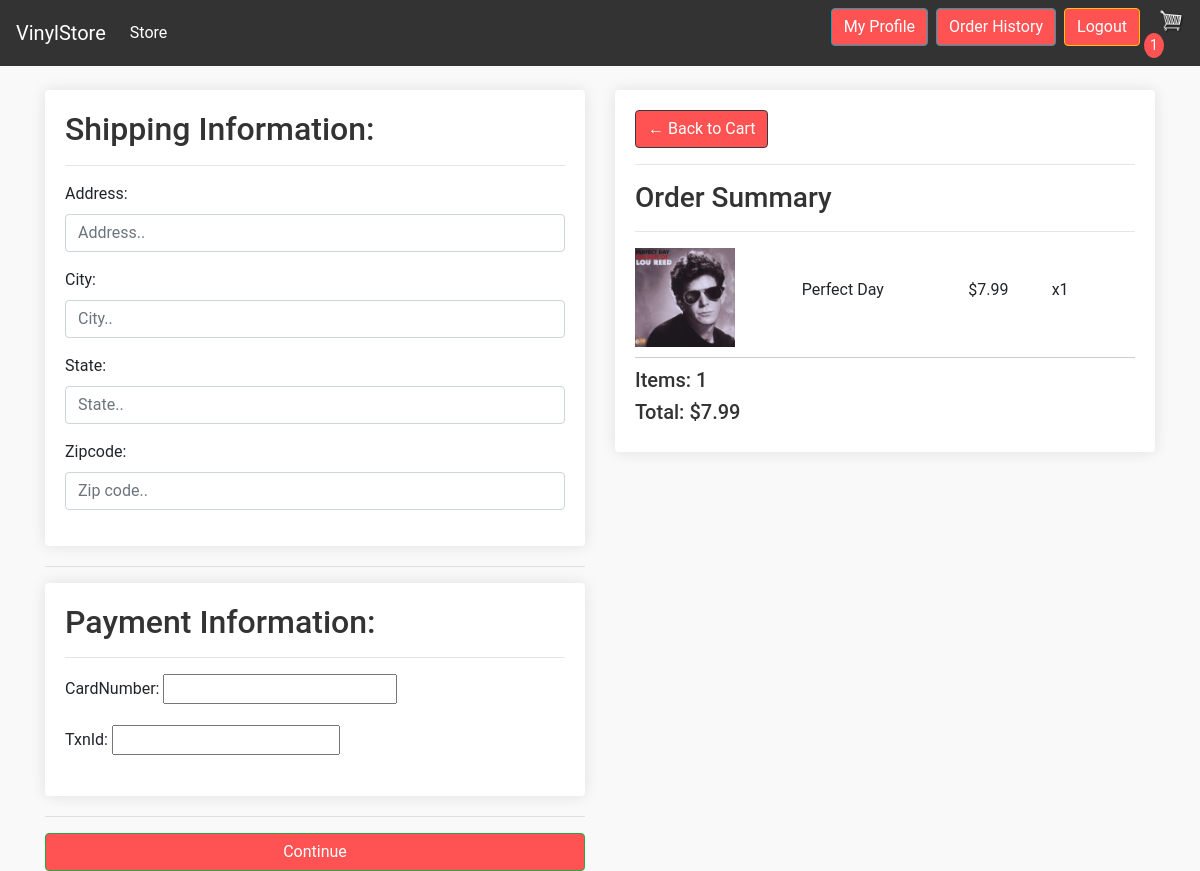
The app's page /checkout/ (signed in) with its own data.
### store/models.py (models this page shows, shortened)
class OrderItem(models.Model):
    product = models.ForeignKey(Product, on_delete=models.SET_NULL, null=True)
    order = models.ForeignKey(Order, on_delete=models.SET_NULL, null=True)
    quantity = models.IntegerField(default=0, null=True, blank=True)
    date_added = models.DateTimeField(auto_now_add=True)
    @property
    def get_total(self):
        total = self.product.price * self.quantity
        return total

class Product(models.Model):
    name = models.CharField(max_length=200)
    author = models.ForeignKey(Author, on_delete=models.SET_NULL, null=True, blank=True)
    categories = models.ForeignKey(Category, on_delete=models.SET_NULL, null=True, blank=True)
    quantity = models.IntegerField(default=0)
    price = models.FloatField()
    image = models.ImageField(null=True, blank=True)
    @property
    def imageURL(self):
        try:
            url = self.image.url
        except:
            url = ''
        return url

class Order(models.Model):
    customer = models.ForeignKey(User, on_delete=models.SET_NULL, null=True, blank=True)
    complete = models.BooleanField(default=False)
    transaction_id = models.CharField(max_length=100, null=True)
    @property
    def get_cart_total(self):
        orderitems = self.orderitem_set.all()
        total = sum([item.get_total for item in orderitems])
        return total
    @property
    def get_cart_items(self):
        orderitems = self.orderitem_set.all()
        total = sum([item.quantity for item in orderitems])
        return total

### store/views.py (the view)
# urls.py: path('checkout/', views.checkout, name="checkout"),
def checkout(request):
    data = cartData(request)
    cartItems = data['cartItems']
    order = data['order']
    items = data['items']
    user = request.user
    for item in items:
        product = item.product
        quantity_in_cart = item.quantity
        if quantity_in_cart > product.quantity:
            messages.error(request, f"{product.name} is out of stock. Please remove it from your cart.")
            return redirect('cart')
    if not items:
        messages.info(request, 'Your cart is empty. Please add some items to proceed.')
        return redirect('cart')
    if request.method == "POST":
        if user.is_authenticated:
            customer = user.customer
            shipping_form = ShippingForm(request.POST)
            payment_form = OrderPaymentForm(request.POST)
            if shipping_form.is_valid() and payment_form.is_valid():
                shipping_address = shipping_form.save(commit=False)
                shipping_address.customer = customer
                shipping_address.order = order
                shipping_address.save()
                payment = payment_form.save(commit=False)
                payment.order = order
                payment.shippingaddress = shipping_address
                payment.save()
                order.checkout()
                return redirect('success')
            else:
                messages.error(request, 'Invalid form data.')
        else:
            messages.error(request, 'You must be logged in to complete the order.')
            return redirect('login')
    else:
        if user.is_authenticated:
            customer = user.customer if hasattr(user, 'customer') else Customer.objects.create(user=user, email=user.email)
        else:
            customer = None
        shipping_form = ShippingForm()
        payment_form = OrderPaymentForm()
        context = {
            'items': items,
            'order': order,
            'cartItems': cartItems,
            'shipping_form': shipping_form,
            'payment_form': payment_form,
        }
        return render(request, 'store/checkout.html', context)

### store/forms.py
class ShippingForm(forms.ModelForm):
    class Meta:
        model = ShippingAddress
        fields = ['address', 'city', 'state', 'zipcode']
        widgets = {
            'address': forms.TextInput(attrs={'class': 'form-control', 'placeholder': 'Address..'}),
            'city': forms.TextInput(attrs={'class': 'form-control', 'placeholder': 'City..'}),
            'state': forms.TextInput(attrs={'class': 'form-control', 'placeholder': 'State..'}),
            'zipcode': forms.TextInput(attrs={'class': 'form-control', 'placeholder': 'Zip code..'})
        }

class OrderPaymentForm(forms.ModelForm):
    class Meta:
        model = OrderPayment
        fields = ['cardNumber', 'txnId']

### store/utils.py (called while the page is built)
def cartData(request):
    if request.user.is_authenticated:
        order, created = Order.objects.get_or_create(customer=request.user, complete=False)
        items = order.orderitem_set.all()
        cartItems = order.get_cart_items
    else:
        customer = None
        cookie_data = cookieCart(request)
        cartItems = cookie_data['cartItems']
        order = cookie_data['order']
        items = cookie_data['items']
    return {'cartItems': cartItems, 'order': order, 'items': items}

### store/templates/store/checkout.html (shortened to what this page needs)
{% extends 'store/main.html' %}
{% load static %}
{% block content %}
<div class="row">
    <div class="col-md-6">
        <form method="post">
            <div class="box-element" id="shipping-info">
                <h2>Shipping Information:</h2>
                <hr>
                {{ shipping_form.as_p }}
            </div>
            <hr>
            <div class="box-element" id="payment-info">
                <h2>Payment Information:</h2>
                <hr>
                {{ payment_form.as_p }}
            </div>
            <hr>
            <input id="form-button" class="btn btn-success btn-block" type="submit" value="Continue">
        </form>
    </div>
    <div class="col-md-6">
        <div class="box-element">
            <a class="btn btn-outline-dark" href="{% url 'cart' %}">&#x2190; Back to Cart</a>
            <hr>
            <h3>Order Summary</h3>
            <hr>
            {% for item in items %}
            <div class="cart-row">
                <div style="flex:2"><img class="row-image" src="{{ item.product.imageURL }}"></div>
                <div style="flex:2"><p>{{ item.product.name }}</p></div>
                <div style="flex:1"><p>${{ item.product.price|floatformat:2 }}</p></div>
                <div style="flex:1"><p>x{{ item.quantity }}</p></div>
            </div>
            {% endfor %}
            <h5>Items:   {{ order.get_cart_items }}</h5>
            <h5>Total:   ${{ order.get_cart_total|floatformat:2 }}</h5>
        </div>
    </div>
</div>
{% endblock %}

### static/css/main.css (style rules this page uses)
body { background-color: #f9f9f9; font-family: 'Roboto', sans-serif; }
h1, h2, h3, h4, h5, h6 { color: #333; }
.box-element { box-shadow: 0 0 15px rgba(0, 0, 0, 0.1); background-color: #fff; border-radius: 4px; padding: 20px; margin-bottom: 20px; }
.btn { border-radius: 4px; background-color: #ff5252; color: #fff; transition: 0.3s; }
.row-image { width: 100px; height: auto; }
.cart-row { display: flex; align-items: center; padding-bottom: 10px; margin-bottom: 10px; border-bottom: 1px solid #ccc; }

### records on screen
OrderItem: product.imageURL (picture), product.name "Perfect Day", product.price "7.99", quantity "1"
Order: get_cart_items "1", get_cart_total "7.99"

### other values on screen
{{ cartItems }} "1"
